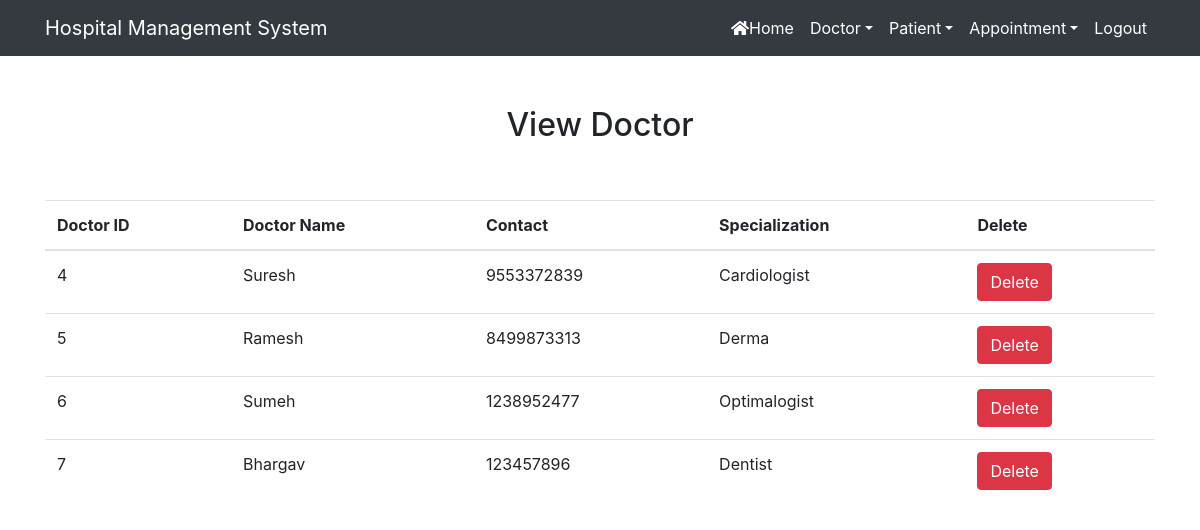
/view_doctor/ (signed in), run on the app's committed database.
### hospital/models.py (models this page shows, shortened)
class Doctor(models.Model):
    name=models.CharField(max_length=50)
    mobile=models.IntegerField()
    special=models.CharField(max_length=50)

### hospital/views.py (the view)
# urls.py: path('view_doctor/', View_Doctor, name='view_doctor'),
def View_Doctor(request):
    if not request.user.is_staff:
        return redirect('login')
    doc = Doctor.objects.all()
    d = {'doc':doc}
    return render(request, 'view_doctor.html',d)

### hospital/templates/view_doctor.html
{% extends 'navigationbar.html' %}
{% load static %}
{% block body %}
<div class="container" style="margin-top:50px">
<h2 class="text-center" >View Doctor</h2>
<br><br>
<table class ="table tabel-hover"  id="example">
    <thead>
    <tr>
        <th>Doctor ID</th>
        <th>Doctor Name</th>
        <th>Contact</th>
        <th>Specialization</th>
         <th>Delete</th>
    </tr>
    </thead>
    <tbody>
    {% for i in doc %}
    <tr>
        <td>{{i.id}}</td>
         <td>{{i.name}}</td>
        <td>{{i.mobile}}</td>
        <td>{{i.special}}</td>
        <td><a href="{% url 'delete_doctor' i.id %}" onclick="return confirm('Are u really want to delete?')" class="btn btn-danger">Delete</a> </td>
    </tr>
    {% endfor  %}
    </tbody>
</table>
</div>
{% endblock %}

### hospital/templates/navigationbar.html (shortened to what this page needs)
<!DOCTYPE html>
<html lang="en">
<head>
    {% load static %}
    <link rel="stylesheet" href="https://maxcdn.bootstrapcdn.com/bootstrap/4.3.1/css/bootstrap.min.css">
    <link rel="stylesheet" href="https://use.fontawesome.com/releases/v5.6.3/css/all.css"
>
    <link rel="stylesheet" type="text/css" href="{% static 'css/mystyle.css' %}">
  <link rel="stylesheet" href= " https://cdn.datatables.net/2.0.2/css/dataTables.dataTables.css">
<link rel="stylesheet" href="https://cdn.datatables.net/buttons/3.0.1/css/buttons.dataTables.css">
</head>
<body>
    <nav class="navbar navbar-expand-sm bg-dark navbar-dark">
        <div class="container">
        <a class="navbar-brand" href="#">Hospital Management System</a>
        <div class="collapse navbar-collapse" id="myMenu">
            <ul class="navbar-nav text-center ml-auto">
                {% if request.user.is_staff %}
                <li class="nav-item"><a class="nav-link" href="{% url 'home' %}"><i class="fas fa-home"></i>Home</a></li>
                <li class="nav-item dropdown"><a class="nav-link dropdown-toggle" data-toggle= "dropdown"  href="#">Doctor</a>
                </li>
                <li class="nav-item dropdown"><a class="nav-link dropdown-toggle" data-toggle= "dropdown"  href="#">Patient</a>
                </li>
                <li class="nav-item dropdown"><a class="nav-link dropdown-toggle" data-toggle= "dropdown"  href="#">Appointment</a>
                </li>
                <li class="nav-item"><a class="nav-link" href="{% url 'logout' %}">Logout</a></li>
                {% endif %}
            </ul>
        </div>
            </div>
    </nav>
    {% block body %}
    {% endblock %}
</body>
</html>

### hospital/static/css/mystyle.css (style rules this page uses)
.nav-link { color:white !important; }

### data on the page
Doctor: id "4", name "Suresh", mobile "9553372839", special "Cardiologist"
Doctor: id "5", name "Ramesh", mobile "8499873313", special "Derma"
Doctor: id "6", name "Sumeh", mobile "1238952477", special "Optimalogist"
Doctor: id "7", name "Bhargav", mobile "123457896", special "Dentist"
